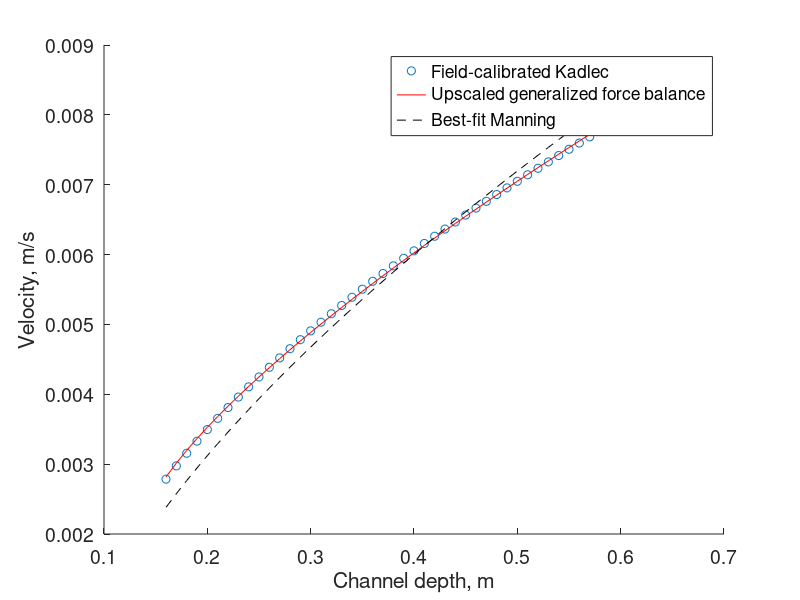

Write the MATLAB code that produced this figure.
% GenFig3B.m 
% This routine performs a comparison between a field-calibrated
% Kadlec model of flow through Everglades site U3 (by Choi and Harvey,
% Wetlands, 2014; hereafter abbreviated CH) an upscaled Manning model with
% optimized roughness parameters, and a standard Manning model (through a 
% homogeneous environment) with optimized roughness. It then generates the 
% plot depicted as Fig. 3B in Larsen, Ma, and Kaplan, "How important is
% connectivity for surface-water fluxes? A generalized expression for flow
% through heterogeneous landscapes."

dchar = 0.08:0.01:0.52; %Characteristic water depth (h-tilde in eq. S20) 
sigma = 0.56; %Sigma from eq. S20
S = 3e-5; %Water-surface slope
Psi = 3.3e7; %Psi from eq. S20
hs = 0.16:0.01:0.60; %Array of channel water depths 

DCI = 0.1016; %unweighted, directed directional connectivity index for landscape PSU 37
DCI_w = 0.0265; %weighted, directed directional connectivity index for landscape PSU 37
anis = 1.0246; %anisotropy for landscape PSU 37
pct_ridge = 0.856; %patch coverage for landscape PSU 37
fd = 1.3755; %box-counting fractal dimension for landscape PSU 37

%Based on the measured landscape parameters above, calculate the slope and
%intercept of the omega-vs-water-depth relation, in accordance with Table
%S1 and equation S12:

m = 523-284*fd-543*pct_ridge^-0.29+0.35*anis+300*fd*pct_ridge^-0.28-0.16*anis*fd-39*pct_ridge^14.6*anis+32*pct_ridge^16.6*anis*fd; %Computed slope
b = -9.83+0.53*log(anis)+2.34*pct_ridge+4.76*fd-4.06*(pct_ridge-0.5)*(fd-1.77)+.19*log(DCI)-0.09*log(DCI)*log(anis); %Computed intercept

omega = m*(hs-0.11)+b; %Array of omega over water depths. 0.11 = zp, measured vertical relief of patches, from Choi and Harvey 2014.
upper_lim_omega_interp = omega(hs==0.26); %Interpolate transitional values between this and omega_low
omega_low = 0.14+0.22*DCI_w+0.25*pct_ridge-0.65*(pct_ridge-0.4)*(DCI_w-0.38)+0.14*log(anis)-0.14*log(anis)*(pct_ridge-0.40); % Modeled omega for h = zp (Table S2).
omega(hs<0.26)= interp1([0.16, 0.26], [omega_low, upper_lim_omega_interp], hs(hs<0.26)); %Linearly interpolate omega for transitional water depths

kadlec2 = Psi.*dchar.^sigma.*S./86400; %Eq. S20 with units conversion, yielding velocity in m/s

model = @(c,x) ((pct_ridge.*(c(1).*x).^(m.*(x-0.11)+b) + (1-pct_ridge).*(c(2).*(x-0.11)).^(m.*(x-0.11)+b)).^(1./(m.*(x-0.11)+b))).^(2/3).*(3e-5)^0.5; %Upscaled Manning model of velocity, in m/s. c(1) = K_patch; c(2) = K_channel
c_est = [2.8614, 4.6525]; %Initial guess for K ([patch, channel])
c_calc = lsqcurvefit(model, c_est, hs, kadlec2); %Optimize the two K-values.
computed = model(c_calc, hs); %Generate estimate of velocity based on the optimized K-values.
figure, hold on, plot(hs, kadlec2, 'o') %Plot the CH model
plot(hs, computed, 'r-') %Plot the upscaled Manning model results
RMS1 = sqrt(sum((kadlec2-computed).^2)/length(kadlec2)); %RMS error
SSE = sum((kadlec2-computed).^2); %Sum of squared error of model
SST = sum((kadlec2-mean(kadlec2)).^2); %Sum of squares of CH model with respect to the mean
R2_1 = 1-SSE/SST; %R^2 value

manning = @(c,x) c.^(-1).*x.^(2/3).*sqrt(S); %Define the non-upscaled Manning model function
c_calc2 = lsqcurvefit(manning, 0.5, dchar, kadlec2); %Perform least-squares optimization to compute the non-upscaled n
RMS2 = sqrt(sum((kadlec2-manning(c_calc2, dchar)).^2)/length(kadlec2)); %RMS error
computed2 = manning(c_calc2, dchar); %Use optimized parameter values to solve for computed velocity
SSE2 = sum((kadlec2-computed2).^2); %Sum of squared error of model
R2_2 = 1-SSE2/SST; %R^2 value

%Generate plot.
hold on, plot(hs, computed2, 'k--')
legend('Field-calibrated Kadlec', 'Upscaled generalized force balance', 'Best-fit Manning')
xlabel('Channel depth, m')
ylabel('Velocity, m/s')
set(gca, 'FontSize', 14)